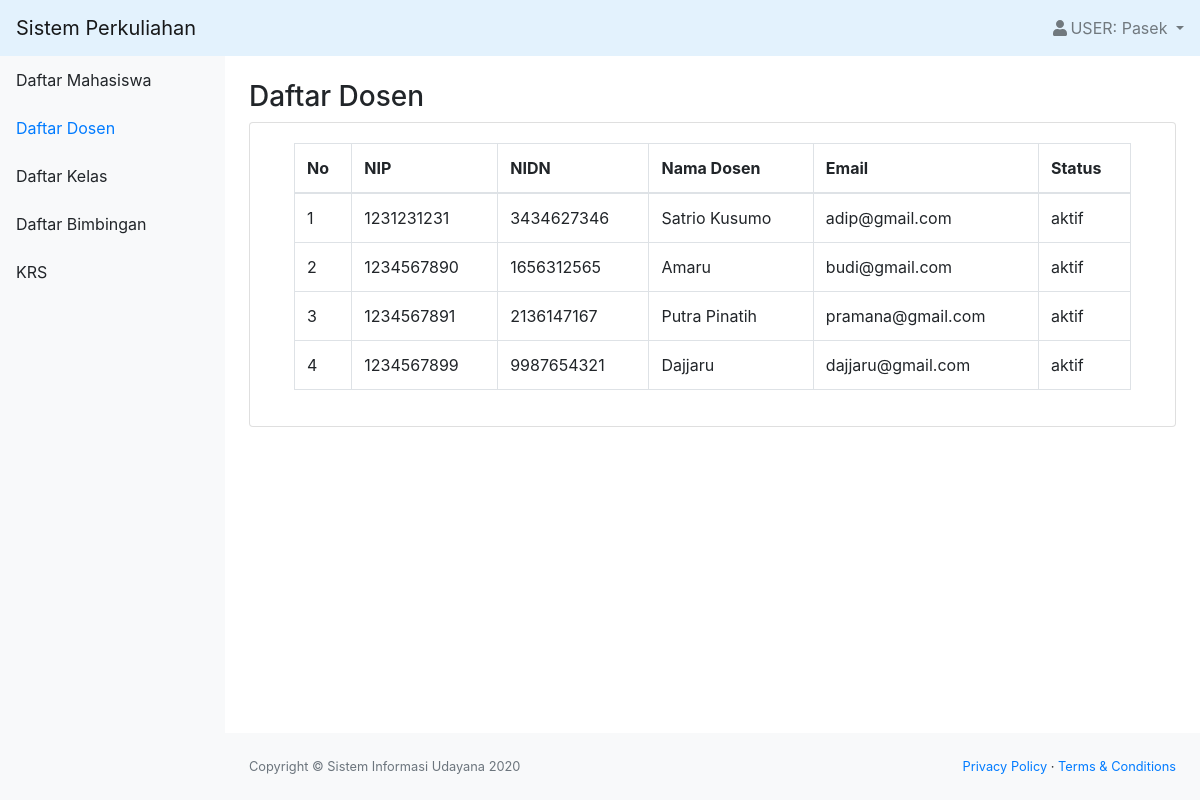
The app's page /dosen.php (signed in) with its own data.
### tables this page shows
CREATE TABLE `dosen` (
  `id_dosen` int(11) NOT NULL,
  `role` char(1) NOT NULL,
  `nip` varchar(25) NOT NULL,
  `nidn` char(10) NOT NULL,
  `nama` varchar(50) NOT NULL,
  `email` varchar(50) NOT NULL,
  `alamat` varchar(50) NOT NULL,
  `tanggal_lahir` date NOT NULL,
  `status` varchar(20) NOT NULL,
  `password` varchar(300) NOT NULL
);

### dosen.php (the view, shortened to what this page needs)
<?php
    include "function.php";
    $queryDosen = mysqli_query($koneksi, "SELECT * FROM dosen ORDER BY nip asc");
    $nama = $_SESSION['nama'];
    $role = $_SESSION['role'];
?>
<!DOCTYPE html>
<html lang="en">
    <head>
        <link href="css/styles.css" rel="stylesheet" />
        <link href="https://cdn.datatables.net/1.10.20/css/dataTables.bootstrap4.min.css" rel="stylesheet" />
    </head>
    <body class="sb-nav-fixed">
        <nav class="sb-topnav navbar navbar-light" style="background-color: #e3f2fd;">
            <a class="navbar-brand" href="index.php">Sistem Perkuliahan</a>
            <ul class="navbar-nav ml-auto">
                <li class="nav-item dropdown">
                    <a class="nav-link dropdown-toggle" id="userDropdown" href="#" role="button" data-toggle="dropdown" aria-haspopup="true" aria-expanded="false"><i class="fas fa-user fa-fw"></i>USER: <?= $nama; ?> </a>
                </li>
            </ul>
        </nav>
        <div id="layoutSidenav">
            <div id="layoutSidenav_nav">
                <nav class="sb-sidenav accordion sb-sidenav-light" id="sidenavAccordion">
                    <div class="sb-sidenav-menu">
                        <div class="nav">
                            <a class="nav-link" href="mahasiswa.php">Daftar Mahasiswa</a>
                            <a class="nav-link active" href="dosen.php">Daftar Dosen</a>
                            <a class="nav-link" href="kelas.php">Daftar Kelas</a>
                            <a class="nav-link" href="bimbingan.php">Daftar Bimbingan</a>
                            <?php if($role == "1") { ?>
                            <a class="nav-link" href="krs.php"
                                >
                                KRS</a>
                            <?php } ?>
                        </div>
                    </div>
                </nav>
            </div>
            <div id="layoutSidenav_content">
                <main>
                    <div class="container-fluid">
                        <h3 class="mt-4">Daftar Dosen</h3>
                        <div class="card mb-4">
                            <div class="card-body">
                                <div class="table-responsive">
                                    <div class="container">
                                        <table class="table table-bordered" id="dataTable" width="100%" cellspacing="0">
                                            <thead>
                                                <tr>
                                                    <th>No</th>
                                                    <th class="col-sm-auto">NIP</th>
                                                    <th class="col-sm-auto">NIDN</th>
                                                    <th class="col-sm-auto">Nama Dosen</th>
                                                    <th class="col-sm-auto">Email</th>
                                                    <th>Status</th>
                                                </tr>
                                            </thead>
                                            <?php $i=1;
                                            foreach ($queryDosen as $data) : ?>
                                                <tr>
                                                    <td><?= $i++; ?></td>
                                                    <td><?= $data['nip']; ?></td>
                                                    <td><?= $data['nidn']; ?></td>
                                                    <td><?= $data['nama']; ?></td>
                                                    <td><?= $data['email']; ?></td>
                                                    <td><?= $data['status']; ?></td>
                                                </tr>
                                                    <?php endforeach; ?>
                                        </table>
                                    </div>
                                </div>
                            </div>
                        </div>
                    </div>
                </main>
                <footer class="py-4 bg-light mt-auto">
                    <div class="container-fluid">
                        <div class="d-flex align-items-center justify-content-between small">
                            <div class="text-muted">Copyright &copy; Sistem Informasi Udayana 2020</div>
                            <div>
                                <a href="#">Privacy Policy</a>
                                &middot;
                                <a href="#">Terms &amp; Conditions</a>
                            </div>
                        </div>
                    </div>
                </footer>
            </div>
        </div>
    </body>
</html>

### records on screen
dosen: nip "1231231231", nidn "3434627346", nama "Satrio Kusumo", email "adip@gmail.com", status "aktif"
dosen: nip "1234567890", nidn "1656312565", nama "Amaru", email "budi@gmail.com", status "aktif"
dosen: nip "1234567891", nidn "2136147167", nama "Putra Pinatih", email "pramana@gmail.com", status "aktif"
dosen: nip "1234567899", nidn "9987654321", nama "Dajjaru", email "dajjaru@gmail.com", status "aktif"

### other values on screen
$nama "Pasek"
